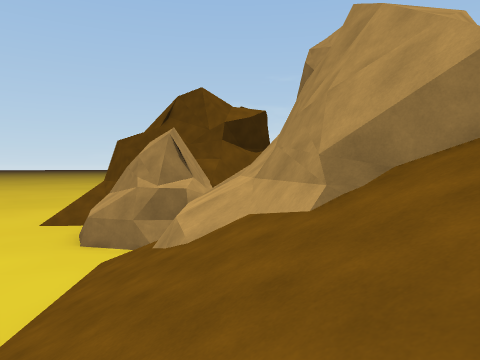
View 1 (above)

23 first-person views from a walk through a Unity game level. The camera is 1.5 m above the floor, tilts 2° down and sees 70° across. The floor is counted in squares, 2 m on a side. Each view is taken from the middle of a square. On the plan, view 1 faces up. The plan holds only what a view shows up to about 11 squares ahead; the rest is blank. The place goes on beyond the plan. The player character is not drawn.

View 2
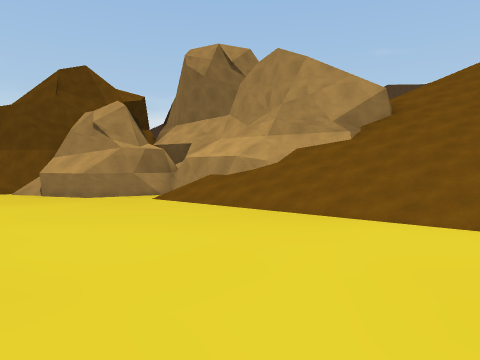

View 3
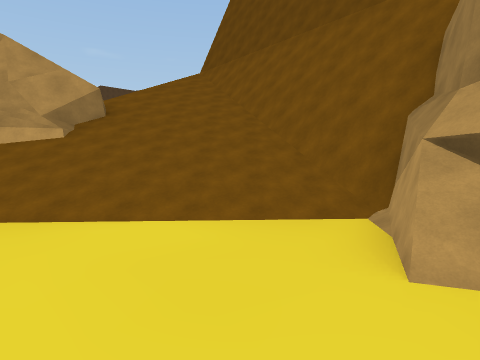

View 4
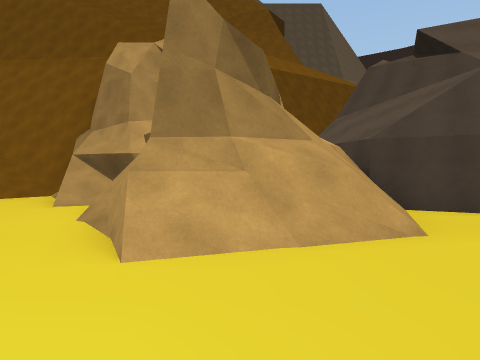

View 5
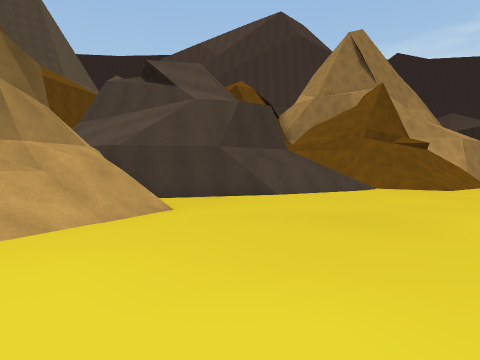

View 6
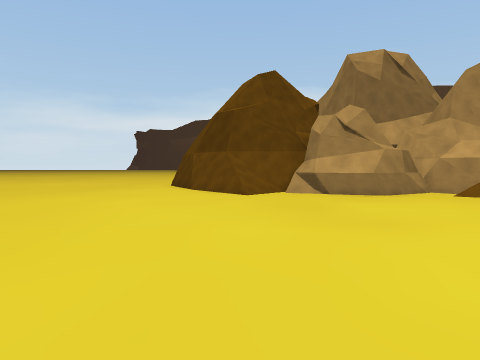

View 7
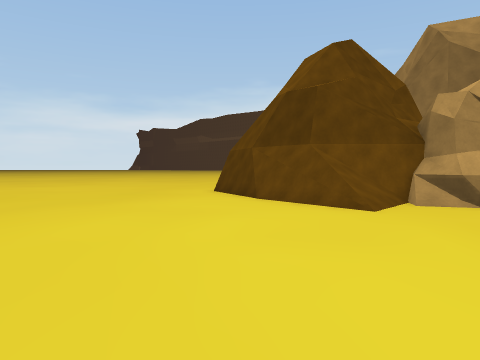

View 8
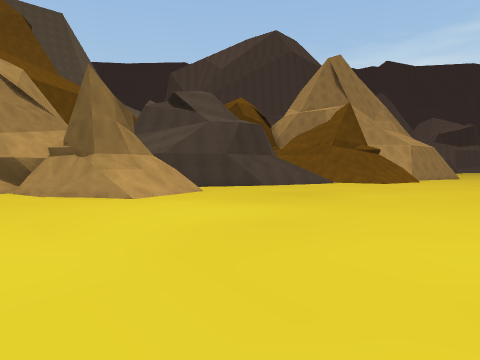

View 9
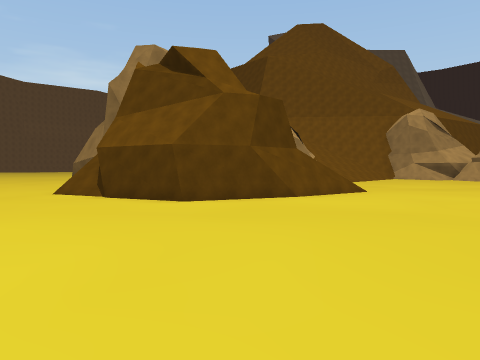

View 10
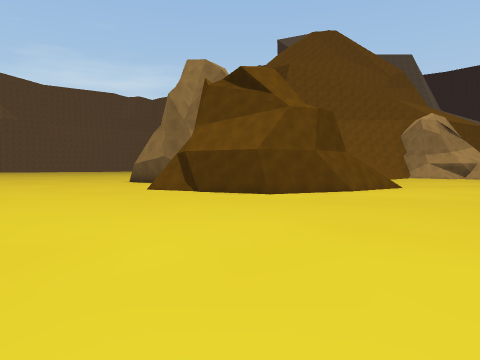

View 11
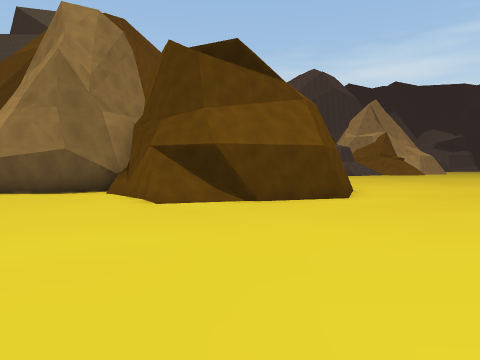

View 12
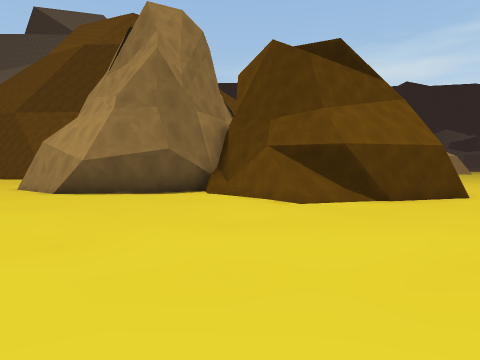

View 13
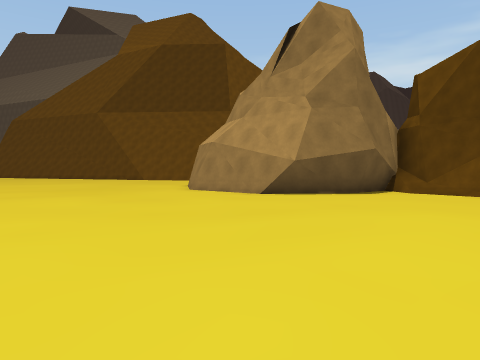

View 14
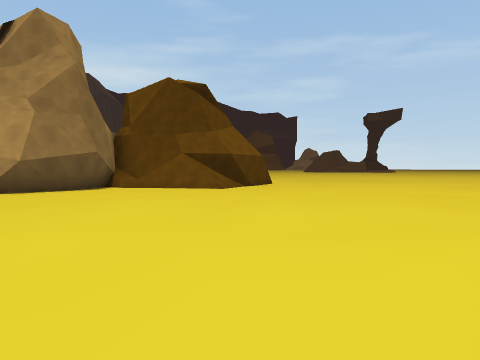

View 15
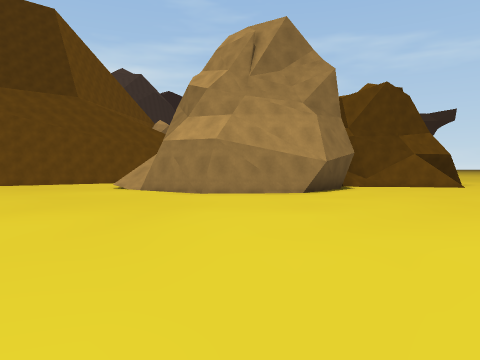

View 16
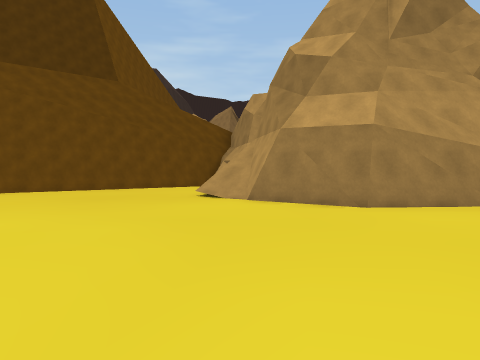

View 17
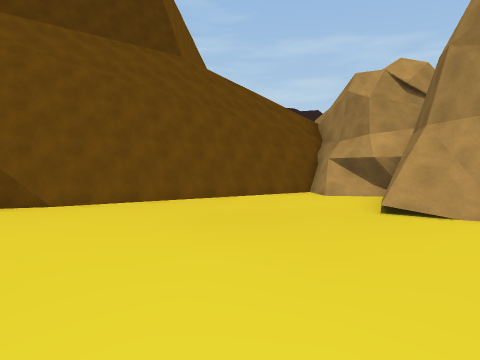

View 18
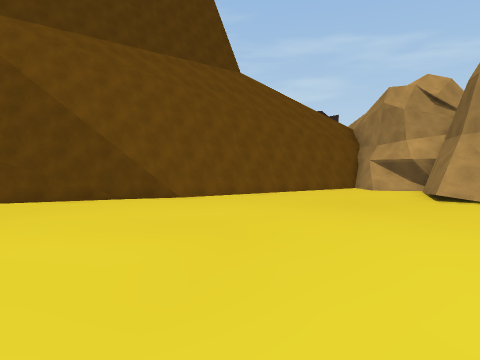

View 19
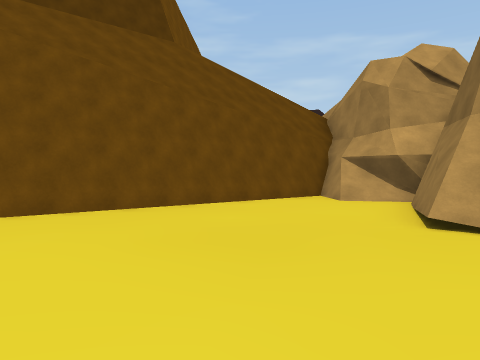

View 20
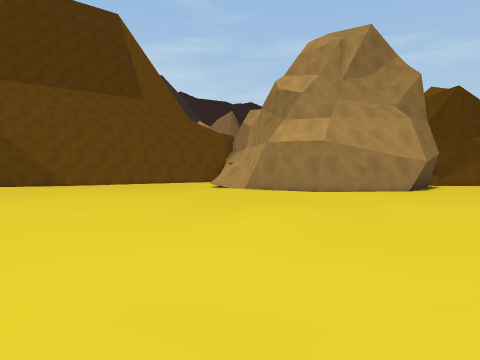

View 21
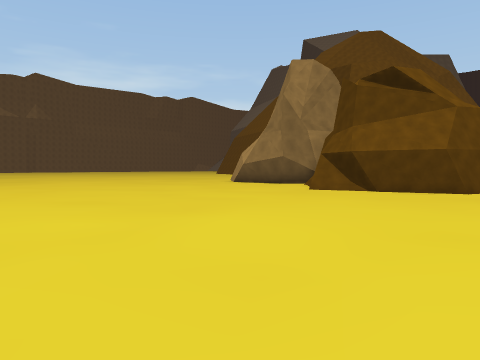

View 22
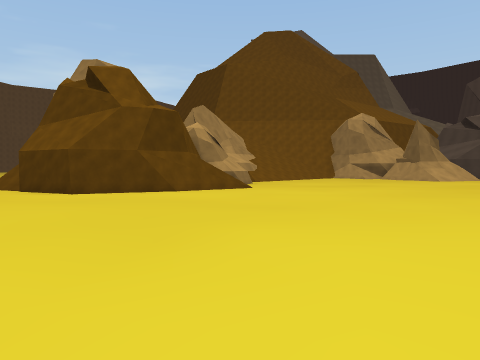

View 23
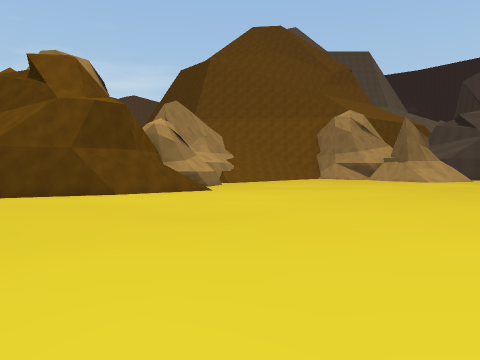

### Floor plan
Key: @ floor where view 1 was taken; # wall or solid block; . floor; / step, stairs or slope; = window, fence, low wall or low ledge; v drop or lower ground.
Columns run from 17 left of view 1 to 18 right of it. Each row starts with its distance up from view 1.
 28           ....
 27           .........   ....
 26           ................
 25           ................
 24       ....................
 23       .....................
 22       .....................
 21       ...................... ....
 20   ...............................
 19   ..................................
 18   ..................................
 17   ............####..................
 16   ..........### ##..................
 15   ..........#    ##..###...........
 14    .........#     #### ##..........
 13    .........##          ##.........
 12    ........v/#           ##........
 11    ........=/#####       ##.........
 10    ..........#####      ##/.........
  9     .........## #=     ##//.........
  8     ..........###=# # ####..........
  7     ............#=#####/...........
  6     .........../###  ##/...........
  5    ............/==#  ###/..........
  4    .....   ....///## /v#######.....
  3   .......  ....////#/////vvv#####..
  2  ............../////////////vvv ##
  1  ..............////////////////vvv
  0 ...............//@////   #########
 -1 ...............//////#
 -2 ......../#.....///####
 -3 ......./####//#/###
 -4 ......./## ######
 -5 .......//#   #
 -6 .......//
 -7 ......####
 -8 ....=##
 -9 ..==##

Where each view was taken, in squares from view 1:
view 1: 0 up, 0 right, facing up
view 2: 1 down, 7 left, facing up-right
view 3: 1 down, 7 left, facing right
view 4: 0 up, 12 left, facing down-right
view 5: 2 up, 12 left, facing down
view 6: 4 up, 13 left, facing up-right
view 7: 8 up, 12 left, facing up-right
view 8: 7 up, 12 left, facing down
view 9: 21 up, 11 left, facing down-right
view 10: 24 up, 11 left, facing down-right
view 11: 25 up, 2 left, facing down
view 12: 25 up, 1 right, facing down
view 13: 25 up, 7 right, facing down
view 14: 27 up, 8 right, facing down-left
view 15: 21 up, 15 right, facing down-left
view 16: 16 up, 15 right, facing down-left
view 17: 11 up, 15 right, facing down-left
view 18: 11 up, 18 right, facing down-left
view 19: 10 up, 14 right, facing down-left
view 20: 19 up, 18 right, facing down-left
view 21: 28 up, 7 left, facing down-right
view 22: 20 up, 15 left, facing down-right
view 23: 18 up, 15 left, facing down-right
